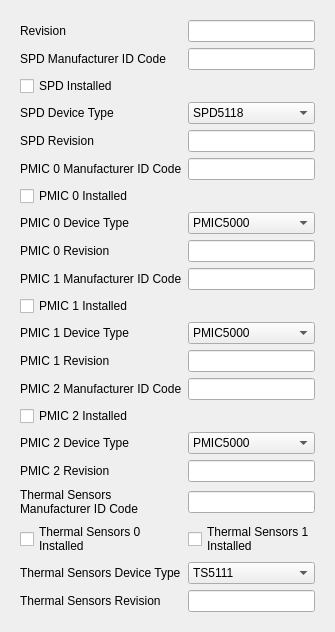
         <widget class="QWidget" name="tab_5">
          <attribute name="title">
           <string>Module Specific</string>
          </attribute>
          <layout class="QVBoxLayout" name="verticalLayout_5">
           <item>
            <widget class="QWidget" name="formWidget_3" native="true">
             <layout class="QGridLayout" name="gridLayout" columnstretch="1,1">
              <item row="0" column="0">
               <widget class="QLabel" name="label_4">
                <property name="text">
                 <string>Revision</string>
                </property>
               </widget>
              </item>
              <item row="0" column="1">
               <widget class="VersionLineEdit" name="lineEdit_192"/>
              </item>
              <item row="1" column="0">
               <widget class="QLabel" name="label_57">
                <property name="text">
                 <string>SPD Manufacturer ID Code</string>
                </property>
                <property name="wordWrap">
                 <bool>true</bool>
                </property>
               </widget>
              </item>
              <item row="1" column="1">
               <widget class="HexLineEdit" name="lineEdit_194"/>
              </item>
              <item row="2" column="0">
               <widget class="QCheckBox" name="checkBox_196">
                <property name="text">
                 <string>SPD Installed</string>
                </property>
               </widget>
              </item>
              <item row="3" column="0">
               <widget class="QLabel" name="label_43">
                <property name="text">
                 <string>SPD Device Type</string>
                </property>
               </widget>
              </item>
              <item row="3" column="1">
               <widget class="QComboBox" name="comboBox_196_1">
                <item>
                 <property name="text">
                  <string>SPD5118</string>
                 </property>
                </item>
                <item>
                 <property name="text">
                  <string>ESPD5216</string>
                 </property>
                </item>
               </widget>
              </item>
              <item row="4" column="0">
               <widget class="QLabel" name="label_58">
                <property name="text">
                 <string>SPD Revision</string>
                </property>
               </widget>
              </item>
              <item row="4" column="1">
               <widget class="VersionLineEdit" name="lineEdit_197"/>
              </item>
              <item row="5" column="0">
               <widget class="QLabel" name="label_45">
                <property name="text">
                 <string>PMIC 0 Manufacturer ID Code</string>
                </property>
                <property name="wordWrap">
                 <bool>true</bool>
                </property>
               </widget>
              </item>
              <item row="5" column="1">
               <widget class="HexLineEdit" name="lineEdit_198"/>
              </item>
              <item row="6" column="0">
               <widget class="QCheckBox" name="checkBox_200">
                <property name="text">
                 <string>PMIC 0 Installed</string>
                </property>
               </widget>
              </item>
              <item row="7" column="0">
               <widget class="QLabel" name="label_59">
                <property name="text">
                 <string>PMIC 0 Device Type</string>
                </property>
               </widget>
              </item>
              <item row="7" column="1">
               <widget class="QComboBox" name="comboBox_200_1">
                <item>
                 <property name="text">
                  <string>PMIC5000</string>
                 </property>
                </item>
                <item>
                 <property name="text">
                  <string>PMIC5010</string>
                 </property>
                </item>
                <item>
                 <property name="text">
                  <string>PMIC5100</string>
                 </property>
                </item>
                <item>
                 <property name="text">
                  <string>PMIC5020</string>
                 </property>
                </item>
                <item>
                 <property name="text">
                  <string>PMIC5120</string>
                 </property>
                </item>
                <item>
                 <property name="text">
                  <string>PMIC5200</string>
                 </property>
                </item>
                <item>
                 <property name="text">
                  <string>PMIC5030</string>
                 </property>
                </item>
               </widget>
              </item>
              <item row="8" column="0">
               <widget class="QLabel" name="label_60">
                <property name="text">
                 <string>PMIC 0 Revision</string>
                </property>
               </widget>
              </item>
              <item row="8" column="1">
               <widget class="VersionLineEdit" name="lineEdit_201"/>
              </item>
              <item row="9" column="0">
               <widget class="QLabel" name="label_61">
                <property name="text">
                 <string>PMIC 1 Manufacturer ID Code</string>
                </property>
               </widget>
              </item>
              <item row="9" column="1">
               <widget class="HexLineEdit" name="lineEdit_202"/>
              </item>
              <item row="10" column="0">
               <widget class="QCheckBox" name="checkBox_204">
                <property name="text">
                 <string>PMIC 1 Installed</string>
                </property>
               </widget>
              </item>
              <item row="11" column="0">
               <widget class="QLabel" name="label_62">
                <property name="text">
                 <string>PMIC 1 Device Type</string>
                </property>
               </widget>
              </item>
              <item row="11" column="1">
               <widget class="QComboBox" name="comboBox_204_1">
                <item>
                 <property name="text">
                  <string>PMIC5000</string>
                 </property>
                </item>
                <item>
                 <property name="text">
                  <string>PMIC5010</string>
                 </property>
                </item>
                <item>
                 <property name="text">
                  <string>PMIC5100</string>
                 </property>
                </item>
                <item>
                 <property name="text">
                  <string>PMIC5020</string>
                 </property>
                </item>
                <item>
                 <property name="text">
                  <string>PMIC5120</string>
                 </property>
                </item>
                <item>
                 <property name="text">
                  <string>PMIC5200</string>
                 </property>
                </item>
                <item>
                 <property name="text">
                  <string>PMIC5030</string>
                 </property>
                </item>
               </widget>
              </item>
              <item row="12" column="0">
               <widget class="QLabel" name="label_64">
                <property name="text">
                 <string>PMIC 1 Revision</string>
                </property>
               </widget>
              </item>
              <item row="12" column="1">
               <widget class="VersionLineEdit" name="lineEdit_205"/>
              </item>
              <item row="13" column="0">
               <widget class="QLabel" name="label_50">
                <property name="text">
                 <string>PMIC 2 Manufacturer ID Code</string>
                </property>
                <property name="wordWrap">
                 <bool>true</bool>
                </property>
               </widget>
              </item>
              <item row="13" column="1">
               <widget class="HexLineEdit" name="lineEdit_206"/>
              </item>
              <item row="14" column="0">
               <widget class="QCheckBox" name="checkBox_208">
                <property name="text">
                 <string>PMIC 2 Installed</string>
                </property>
               </widget>
              </item>
              <item row="15" column="0">
               <widget class="QLabel" name="label_56">
                <property name="text">
                 <string>PMIC 2 Device Type</string>
                </property>
               </widget>
              </item>
              <item row="15" column="1">
               <widget class="QComboBox" name="comboBox_208_1">
                <item>
                 <property name="text">
                  <string>PMIC5000</string>
                 </property>
                </item>
                <item>
                 <property name="text">
                  <string>PMIC5010</string>
                 </property>
                </item>
                <item>
                 <property name="text">
                  <string>PMIC5100</string>
                 </property>
                </item>
                <item>
                 <property name="text">
                  <string>PMIC5020</string>
                 </property>
                </item>
                <item>
                 <property name="text">
                  <string>PMIC5120</string>
                 </property>
                </item>
                <item>
                 <property name="text">
                  <string>PMIC5200</string>
                 </property>
                </item>
                <item>
                 <property name="text">
                  <string>PMIC5030</string>
                 </property>
                </item>
               </widget>
              </item>
              <item row="16" column="0">
               <widget class="QLabel" name="label_65">
                <property name="text">
                 <string>PMIC 2 Revision</string>
                </property>
               </widget>
              </item>
              <item row="16" column="1">
               <widget class="VersionLineEdit" name="lineEdit_209"/>
              </item>
              <item row="17" column="0">
               <widget class="QLabel" name="label_52">
                <property name="text">
                 <string>Thermal Sensors Manufacturer ID Code</string>
                </property>
                <property name="wordWrap">
                 <bool>true</bool>
                </property>
               </widget>
              </item>
              <item row="17" column="1">
               <widget class="HexLineEdit" name="lineEdit_210"/>
              </item>
              <item row="18" column="0">
               <widget class="QCheckBox" name="checkBox_212">
                <property name="text">
                 <string>Thermal Sensors 0
Installed</string>
                </property>
               </widget>
              </item>
              <item row="18" column="1">
               <widget class="QCheckBox" name="checkBox_212_2">
                <property name="text">
                 <string>Thermal Sensors 1
Installed</string>
                </property>
               </widget>
              </item>
              <item row="19" column="0">
               <widget class="QLabel" name="label_63">
                <property name="text">
                 <string>Thermal Sensors Device Type</string>
                </property>
                <property name="wordWrap">
                 <bool>true</bool>
                </property>
               </widget>
              </item>
              <item row="19" column="1">
               <widget class="QComboBox" name="comboBox_212_1">
                <item>
                 <property name="text">
                  <string>TS5111</string>
                 </property>
                </item>
                <item>
                 <property name="text">
                  <string>TS5110</string>
                 </property>
                </item>
                <item>
                 <property name="text">
                  <string>TS5211</string>
                 </property>
                </item>
                <item>
                 <property name="text">
                  <string>TS5210</string>
                 </property>
                </item>
               </widget>
              </item>
              <item row="20" column="0">
               <widget class="QLabel" name="label_66">
                <property name="text">
                 <string>Thermal Sensors Revision</string>
                </property>
                <property name="wordWrap">
                 <bool>true</bool>
                </property>
               </widget>
              </item>
              <item row="20" column="1">
               <widget class="VersionLineEdit" name="lineEdit_213"/>
              </item>
             </layout>
            </widget>
           </item>
          </layout>
         </widget>
